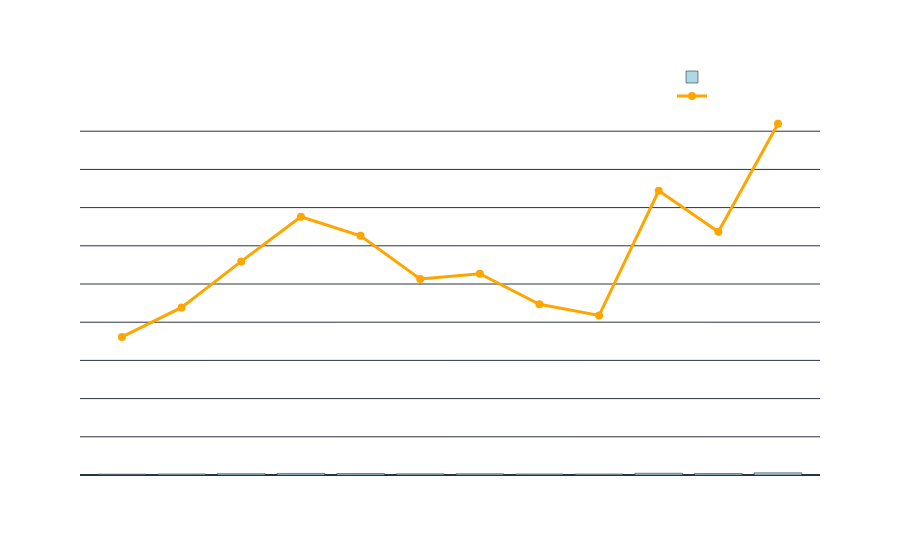

Notebook code cell kept with this figure:
### Code cell
# Listas para almacenar los totales de ventas y los ingresos
totales_ventas = []
ingresos_totales = []

# Procesar los datos mes a mes
for mes in meses:
    dataframes_mes = dataframes.get(mes)
    
    if dataframes_mes is not None:
        # Sumar ventas totales
        totales_ventas_mes = dataframes_mes['Cantidad Pedida'].sum()
        totales_ventas.append(totales_ventas_mes)

        # Calcular ingresos totales
        dataframes_mes['Ingreso Total'] = dataframes_mes['Cantidad Pedida'] * dataframes_mes['Precio Unitario']
        ingreso_total_mes = dataframes_mes['Ingreso Total'].sum()
        ingresos_totales.append(ingreso_total_mes)

        
    


# Crear figura combinada (barras para ventas, línea para ingresos)
fig = go.Figure()

# Agregar barras para ventas totales
fig.add_trace(go.Bar(
    x=meses,
    y=totales_ventas,
    name='Total de Ventas',
    marker=dict(color='lightblue'),
    text=totales_ventas,
    textposition='auto'
))

# Agregar línea para ingresos totales
fig.add_trace(go.Scatter(
    x=meses,
    y=ingresos_totales,
    name='Ingresos Totales',
    mode='lines+markers',
    line=dict(color='orange', width=3),
    marker=dict(size=8),
    text=[f"${x:.2f}" for x in ingresos_totales],
    textposition='bottom center'
))

# Personalizar el gráfico
fig.update_layout(
    title="Ventas Totales e Ingresos por Mes",
    xaxis_title="Mes",
    yaxis_title="Cantidad",
    template='plotly_dark',
    barmode='group',
    legend=dict(x=0.8, y=1.1),
    plot_bgcolor='rgba(0,0,0,0)',
    paper_bgcolor='rgba(0,0,0,0)',
    font=dict(color='white'),
)

# Mostrar el gráfico
fig.show()

### Figure 1 — Plotly figure (JSON) as saved in the notebook; plotly's stock layout.template omitted (floating-point values rounded to 4 significant figures)
{"data": [{"marker": {"color": "lightblue"}, "name": "Total de Ventas", "text": ["10868", "13461", "17006", "20568", "18657", "15255", "16069", "13442", "13119", "22705", "19808", "28121"], "textposition": "auto", "type": "bar", "x": ["Enero", "Febrero", "Marzo", "Abril", "Mayo", "Junio", "Julio", "Agosto", "Septiembre", "Octubre", "Noviembre", "Diciembre"], "y": [10868, 13461, 17006, 20568, 18657, 15255, 16069, 13442, 13119, 22705, 19808, 28121]}, {"line": {"color": "orange", "width": 3}, "marker": {"size": 8}, "mode": "lines+markers", "name": "Ingresos Totales", "text": ["$1807060.00", "$2193144.00", "$2796031.00", "$3380338.00", "$3130267.00", "$2566675.00", "$2634571.00", "$2234143.00", "$2088683.00", "$3719364.00", "$3183687.00", "$4597677.00"], "textposition": "bottom center", "type": "scatter", "x": ["Enero", "Febrero", "Marzo", "Abril", "Mayo", "Junio", "Julio", "Agosto", "Septiembre", "Octubre", "Noviembre", "Diciembre"], "y": [1807060, 2193144, 2796031, 3380338, 3130267, 2566675, 2634571, 2234143, 2088683, 3719364, 3183687, 4597677]}], "layout": {"barmode": "group", "font": {"color": "white"}, "legend": {"x": 0.8, "y": 1.1}, "paper_bgcolor": "rgba(0,0,0,0)", "plot_bgcolor": "rgba(0,0,0,0)", "title": {"text": "Ventas Totales e Ingresos por Mes"}, "xaxis": {"title": {"text": "Mes"}}, "yaxis": {"title": {"text": "Cantidad"}}}}
